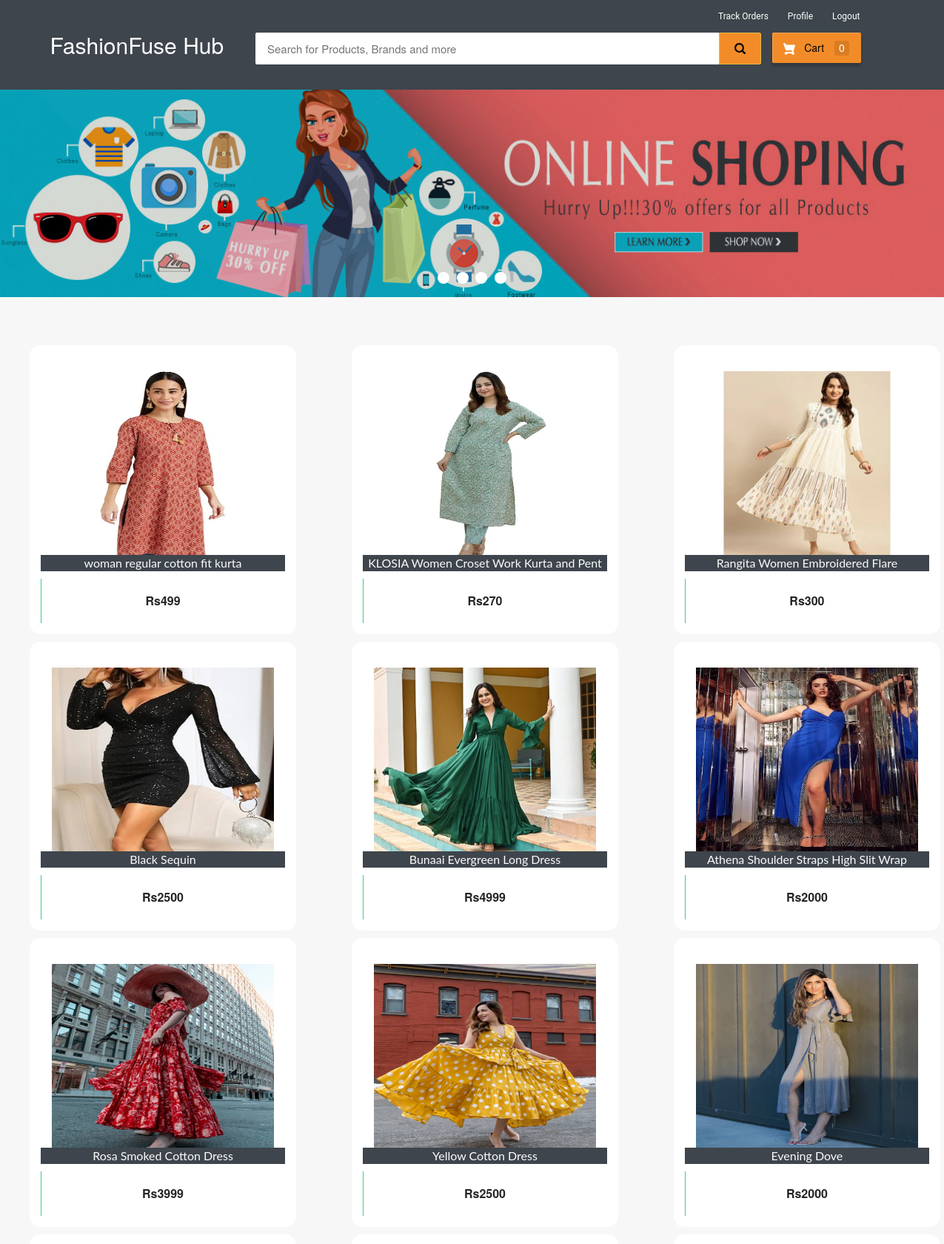
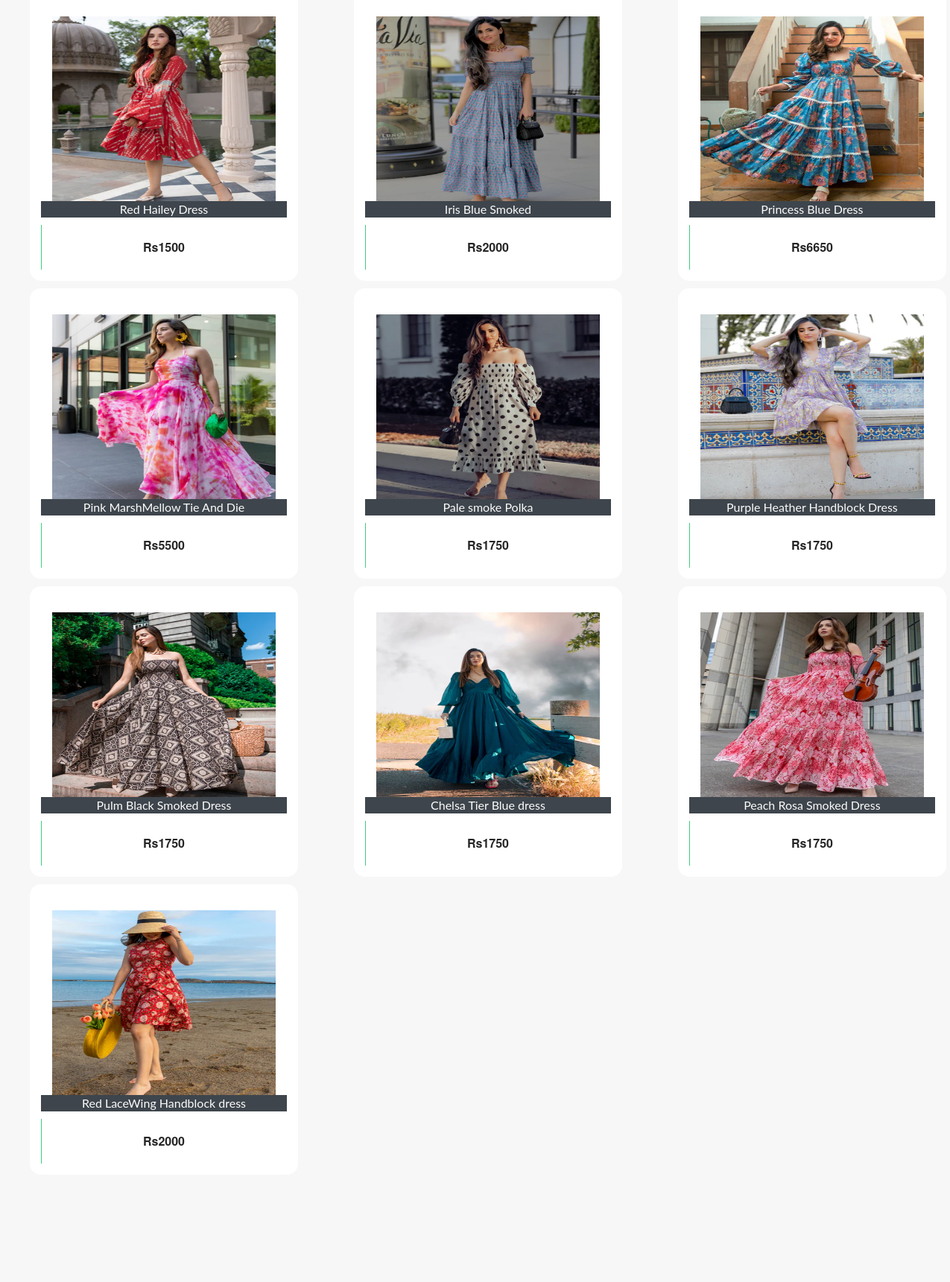
/customer-home (signed in, upper part), run on the app's committed database (2 pictures, top to bottom).
### ecom/models.py (models this page shows, shortened)
class Product(models.Model):
    name=models.CharField(max_length=40)
    product_image= models.ImageField(upload_to='product_image/',null=True,blank=True)
    price = models.PositiveIntegerField()
    description=models.CharField(max_length=40)

### ecom/views.py (the view)
# urls.py: path('customer-home', views.customer_home_view,name='customer-home'),
@login_required(login_url='customerlogin')
@user_passes_test(is_customer)
def customer_home_view(request):
    products=models.Product.objects.all()
    if 'product_ids' in request.COOKIES:
        product_ids = request.COOKIES['product_ids']
        counter=product_ids.split('|')
        product_count_in_cart=len(set(counter))
    else:
        product_count_in_cart=0
    return render(request,'ecom/customer_home.html',{'products':products,'product_count_in_cart':product_count_in_cart})

### ecom/views.py (called while the page is built)
def is_customer(user):
    return user.groups.filter(name='CUSTOMER').exists()

### templates/ecom/customer_home.html (shortened to what this page needs)
{% extends 'ecom/customer_base.html' %}
{% load static %}
{% block content %}
<div class="row">
  <div class="col-md-12">
    <div class="slider-container">
      <div class="menu">
        <label for="slide-dot-1"></label>
        <label for="slide-dot-2"></label>
        <label for="slide-dot-3"></label>
        <label for="slide-dot-4"></label>
      </div>
        <div class="slide slide-1"></div>
    </div>
  </div>
</div>
  {%if products%}
  <br>
  <div class="row">
      {% for p in products %}
      <div class="column">
      <div class="container page-wrapper" style="width: 450px;">
        <div class="page-inner">
          <div class="row">
            <div class="el-wrapper">
              <div class="box-up">
                <img class="img" src="{% static p.product_image.url %}" alt="product pic" height="300px" width="300px">
                <div class="img-info">
                  <div class="info-inner">
                    <span style="background-color:#3e454c; color:fbfbfb;"class="p-company">{{p.name}}</span>
                  </div>
                </div>
              </div>
              <div class="box-down">
                <a class="cart" href="{% url 'add-to-cart' p.id  %}">
                  <span class="price">Rs{{p.price}}</span>
                  <span class="add-to-cart">
                    <span class="txt"><i class="fa fa-shopping-cart"></i> Add To Cart</span>
                  </span>
                </a>
              </div>
            </div>
          </div>
        </div>
      </div>
      </div>
{% if forloop.counter|divisibleby:"3" %}
    </div>
    <div class="row">
          <br><br><br><br><br>
{% endif %}
  {% endfor %}
</div>
{%else%}
<h3 style="text-align:center; color:#3E454C;">No Search Found</h3>
{%endif%}
<br><br><br>
<br><br><br><br><br><br><br><br><br><br><br><br>
{% endblock content %}

### templates/ecom/customer_base.html (style rules this page uses)
body { background-color: #f7f7f7; }
.menu { cursor: pointer }
.fa { font-size: 23px; width: 60px; text-align: center; text-decoration: none; margin: 5px 2px; border-radius: 50%; }

### data on the page
Product: product_image (picture), name "woman regular cotton fit kurta", price "499"
Product: product_image (picture), name "KLOSIA Women Croset Work Kurta and Pent", price "270"
Product: product_image (picture), name "Rangita Women Embroidered Flare", price "300"
Product: product_image (picture), name "Black Sequin", price "2500"
Product: product_image (picture), name "Bunaai Evergreen Long Dress", price "4999"
Product: product_image (picture), name "Athena Shoulder Straps High Slit Wrap", price "2000"
Product: product_image (picture), name "Rosa Smoked Cotton Dress", price "3999"
Product: product_image (picture), name "Yellow Cotton Dress", price "2500"
Product: product_image (picture), name "Evening Dove", price "2000"
Product: product_image (picture), name "Red Hailey Dress", price "1500"
Product: product_image (picture), name "Iris Blue Smoked", price "2000"
Product: product_image (picture), name "Princess Blue Dress", price "6650"
Product: product_image (picture), name "Pink MarshMellow Tie And Die", price "5500"
Product: product_image (picture), name "Pale smoke Polka", price "1750"
Product: product_image (picture), name "Purple Heather Handblock Dress", price "1750"
Product: product_image (picture), name "Pulm Black Smoked Dress", price "1750"
Product: product_image (picture), name "Chelsa Tier Blue dress", price "1750"
Product: product_image (picture), name "Peach Rosa Smoked Dress", price "1750"
Product: product_image (picture), name "Red LaceWing Handblock dress", price "2000"

### other printed values
{{ product_count_in_cart }} "0"
